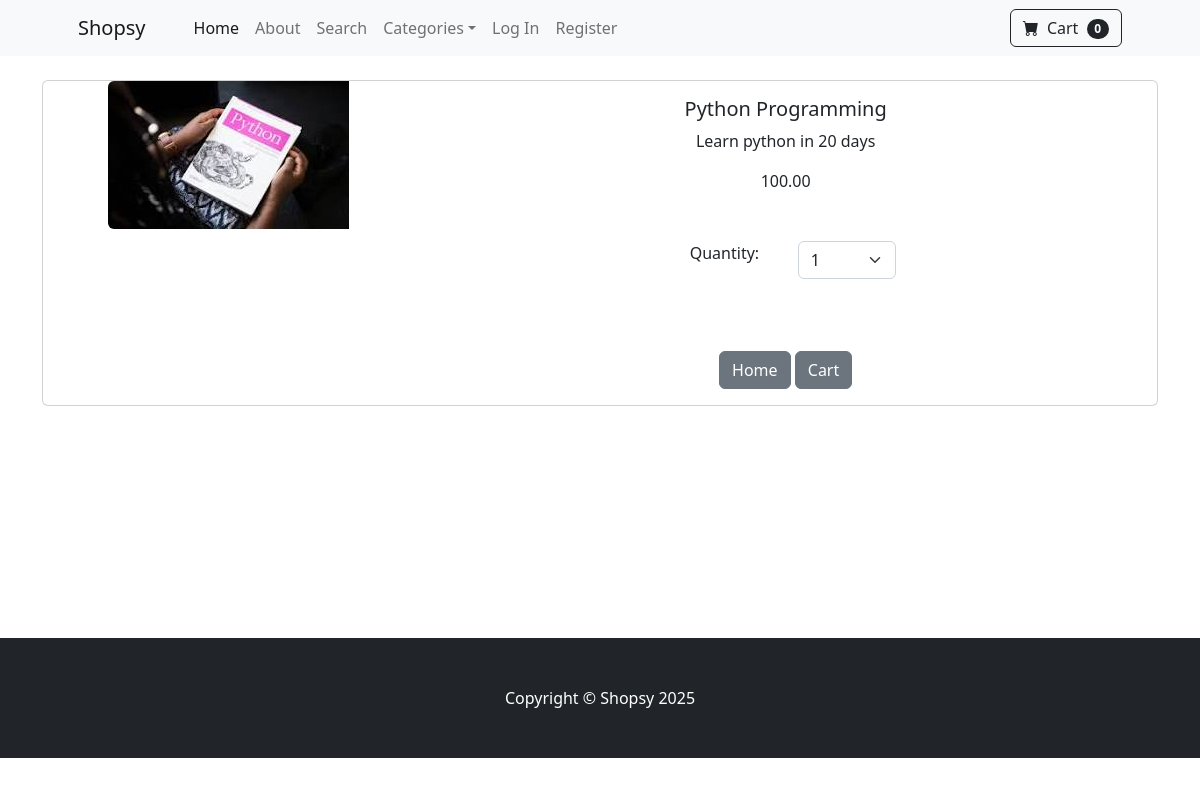
The app's page /product/3 with its own data.
### store/models.py (models this page shows, shortened)
class Product(models.Model):
  name = models.CharField(max_length=100)
  price = models.DecimalField(default=0,decimal_places=2, max_digits=6)
  category = models.ForeignKey(Category, on_delete=models.CASCADE, default=1)
  description = models.CharField(max_length=250, default='', blank=True, null=True)
  image =  models.ImageField(upload_to ='uploads/product/')
  is_sales = models.BooleanField(default=False)
  sale_price =  models.DecimalField(default=0,decimal_places=2, max_digits=6)

### store/views.py (the view)
# urls.py: path('product/<int:pk>', views.product, name="product"),
def product(request, pk):
  product = Product.objects.get(id=pk)
  return render(request, 'product.html', {'product':product})

### cart/cart.py (called while the page is built)
  def __len__(self):
    return len(self.cart)

### cart/context_processors.py (called while the page is built)
def cart(request):
  return {'cart':Cart(request)}

### store/templates/product.html (shortened to what this page needs)
{% extends "base.html" %}
{% block content %}
<br />
<center>
<div class="container">
  <div class="card mb-3">
    <div class="row g-0">
      <div class="col-md-4">
        <img src="{{product.image.url}}" class="img-fluid rounded-start" alt="Image"  />
      </div>
      <div class="col-md-8">
        <div class="card-body">
          <center>
          <h5 class="card-title">{{product.name}}</h5>
          <p class="card-text" justified >
            {{product.description}}
          </p>
          {% if product.is_sales %}
          <div class="d-flex justify-content-center small text-warning mb-2">
              <div class="bi-star-fill"></div>
              &nbsp;  &nbsp;  Sale!  &nbsp;  &nbsp;
              <div class="bi-star-fill"></div>
              </div>
              <strike>${{product.price}}</strike>
              &nbsp;
             <strong> ${{product.sale_price}}</strong>
          {% else %}
            {{product.price}}
            <br>
          {% endif %}
              <br><br>
              <div class="row justify-content-center">
                <div class="col-md-2">Quantity:</div>
                <div class="col-md-2">
              <select class="form-select form-select-small" id="qty-cart">
                <option value="1">1</option>
              </select>
            </div>
            </div>
              <br><br>
        <br>
          <a href="{% url "home" %}" class="btn btn-secondary">
              Home
          </a>
          <button class="btn btn-secondary" type="button" value="{{product.id}}" id="add-cart">
            Cart
          </button>
        </center>
        </div>
      </div>
    </div>
  </div>
</center>
  <br><br><br><br><br><br><br><br><br>
{% endblock %}

### store/templates/base.html (shortened to what this page needs)
{% load static %}
<!DOCTYPE html>
<html lang="en">
    <head>
        <link href="https://cdn.jsdelivr.net/npm/bootstrap-icons@1.5.0/font/bootstrap-icons.css" rel="stylesheet" />
        <link rel="stylesheet" href="https://cdnjs.cloudflare.com/ajax/libs/font-awesome/6.0.0/css/all.min.css">
        <link rel="stylesheet" href="https://cdn.jsdelivr.net/npm/bootstrap-icons/font/bootstrap-icons.css">
        <link href="{% static 'css/styles.css' %}" rel="stylesheet" />
    </head>
    <body>
        {% include "navbar.html" %}
        {% block content %}
        {% endblock %}
        <footer class="py-5 bg-dark">
            <div class="container"><p class="m-0 text-center text-white">Copyright &copy; Shopsy 2025</p></div>
        </footer>
    </body>
</html>

### store/templates/navbar.html (shortened to what this page needs)
<nav class="navbar navbar-expand-lg navbar-light bg-light">
  <div class="container px-4 px-lg-5">
    <a class="navbar-brand" href="{% url 'home' %}">Shopsy</a>
    <div class="collapse navbar-collapse" id="navbarSupportedContent">
      <ul class="navbar-nav me-auto mb-2 mb-lg-0 ms-lg-4">
        <li class="nav-item">
          <a class="nav-link active" aria-current="page" href="{% url 'home' %}"
            >Home</a
          >
        </li>
        <li class="nav-item">
          <a class="nav-link" href="{% url 'about' %}">About</a>
        </li>
        <li class="nav-item">
          <a class="nav-link" href="{% url 'search' %}">Search</a>
        </li>
        <li class="nav-item dropdown">
          <a
            class="nav-link dropdown-toggle"
            id="navbarDropdown"
            href="#"
            role="button"
            data-bs-toggle="dropdown"
            aria-expanded="false"
            >Categories</a
          >
        </li>
        {% if user.is_authenticated %}
        {% comment %} <li class="nav-item">
          <a class="nav-link" href="{% url 'update_user' %}"> Profile</a>
        </li> {% endcomment %}
        <li class="nav-item dropdown">
          <a
            class="nav-link dropdown-toggle"
            id="navbarDropdown"
            href="#"
            role="button"
            data-bs-toggle="dropdown"
            aria-expanded="false"
            >Profile</a
          >
          <ul class="dropdown-menu" aria-labelledby="navbarDropdown">
            <li><a class="dropdown-item" href="{% url "update_user" %}">User Profile</a></li>
            <li><hr class="dropdown-divider" /></li>
            <li><a class="dropdown-item" href="{% url "update_info"  %}">User Info</a></li>
          </ul>
        </li>
        <li class="nav-item">
          <a class="nav-link" href="{% url 'logout' %}">Log Out</a>
        </li>
        {% else %}
        <li class="nav-item">
          <a class="nav-link" href="{% url 'login' %}">Log In</a>
        </li>
        <li class="nav-item">
          <a class="nav-link" href="{% url 'register' %}">Register</a>
        </li>
        {% endif %}
      </ul>
      <form class="d-flex">
        <a href="{% url "cart" %}" class="btn btn-outline-dark">
          <i class="bi-cart-fill me-1"></i>
          Cart
          <span class="badge bg-dark text-white ms-1 rounded-pill" id="cart_quantity">
            {{ cart|length }}
          </span>
        </a>
      </form>
    </div>
  </div>
</nav>

### records on screen
Product: image (picture), name "Python Programming", description "Learn python in 20 days", price "100.00"

### other values on screen
{{ cart|length }} "0"
